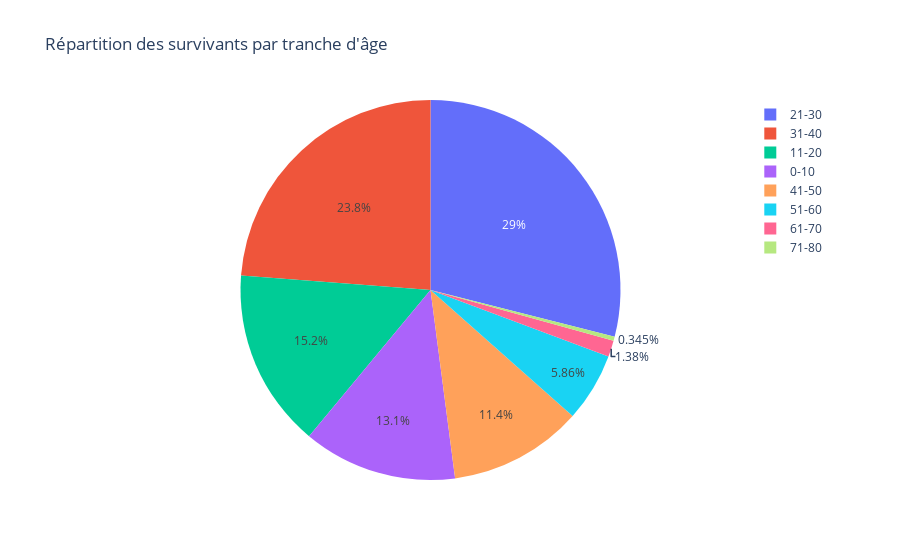

Notebook cell for this chart:
### Code cell
import pandas as pd
import plotly.express as px

df = pd.read_csv(r'/home/fadilatou/Projet-titanic/train.csv')

# Créer les tranches d'âge
age_bins = [0, 10, 20, 30, 40, 50, 60, 70, 80]
age_labels = ['0-10', '11-20', '21-30', '31-40', '41-50', '51-60', '61-70', '71-80']
df['AgeGroup'] = pd.cut(df['Age'], bins=age_bins, labels=age_labels)

# Filtrer uniquement les survivants
survivants = df[df['Survived'] == 1]

# Compter le nombre de survivants par tranche d'âge
survivants_par_age = survivants['AgeGroup'].value_counts().sort_index().reset_index()
survivants_par_age.columns = ['AgeGroup', 'Count']

# Créer le graphique en camembert
fig = px.pie(survivants_par_age, names='AgeGroup', values='Count', title='Répartition des survivants par tranche d\'âge')
fig.show()

### Figure 1 — Plotly figure (JSON) as saved in the notebook; plotly's stock layout.template omitted (floating-point values rounded to 4 significant figures)
{"data": [{"domain": {"x": [0, 1], "y": [0, 1]}, "hovertemplate": "AgeGroup=%{label}<br>Count=%{value}<extra></extra>", "labels": ["0-10", "11-20", "21-30", "31-40", "41-50", "51-60", "61-70", "71-80"], "legendgroup": "", "name": "", "showlegend": true, "type": "pie", "values": [38, 44, 84, 69, 33, 17, 4, 1]}], "layout": {"legend": {"tracegroupgap": 0}, "title": {"text": "Répartition des survivants par tranche d'âge"}}}
